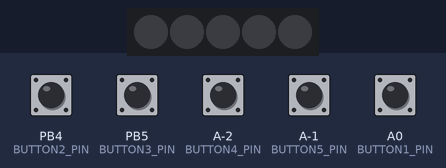
Bench run of a sketch on a simulated ATtiny85, built for the host (arithmetic inside an expression is 32-bit, double 64-bit). Shown: 5 RGB LEDs in strip order, left to right. The inputs (shaded band) are chosen by the test bench; at power-on: A0 (BUTTON1_PIN), A-1 (BUTTON5_PIN), A-2 (BUTTON4_PIN), PB4 (BUTTON2_PIN), PB5 (BUTTON3_PIN) HIGH. Dim RGB values are drawn brighter than linear.

Above: at 1.2 s.
1.3 s: PB4 (BUTTON2_PIN) pulled LOW for 0.15 s
At 1.38 s:
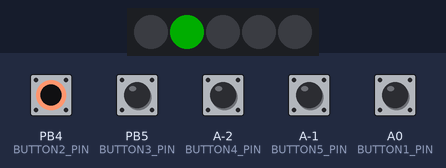
2.9 s: PB5 (BUTTON3_PIN) pulled LOW for 0.15 s
At 2.98 s:
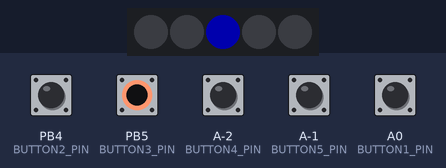
4.5 s: A-2 (BUTTON4_PIN) pulled LOW for 0.15 s
At 4.59 s:
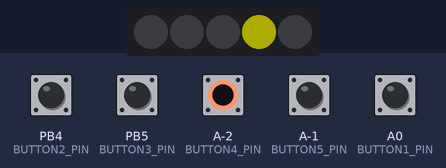
6.1 s: A-1 (BUTTON5_PIN) pulled LOW for 0.15 s
At 6.18 s:
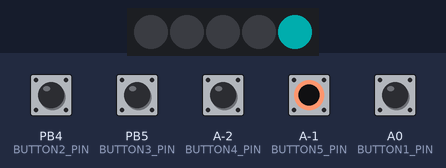
7.7 s: A0 (BUTTON1_PIN) pulled LOW for 0.15 s
At 7.77 s:
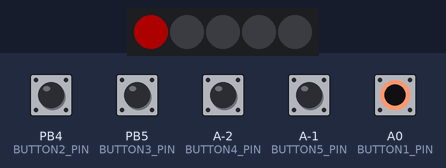
9.3 s: PB4 (BUTTON2_PIN) driven LOW and PB5 (BUTTON3_PIN) driven LOW
At 10.2 s:
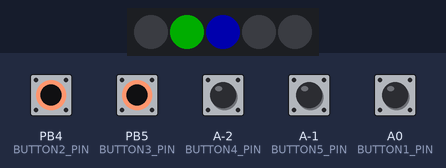
Timing chart, 0 to 11.8 s (numbered marks = the images above; inputs shaded):
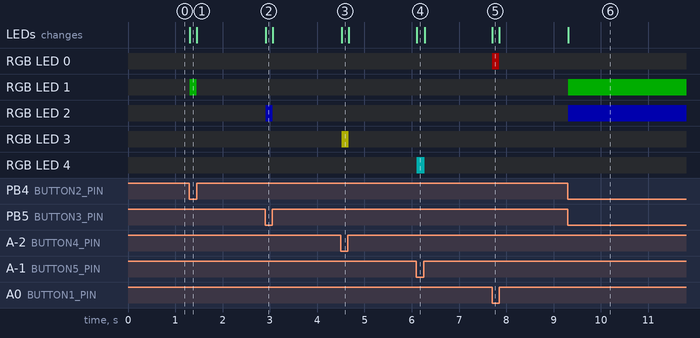

Measured:
- after the input at 1.3 s, RGB LED 1: off → RGB(0, 50, 0) at once, → off 0.15 s later; the LEDs: change at once (image 1)
- after the input at 2.9 s, RGB LED 2: off → RGB(0, 0, 50) at once, → off 0.15 s later; the LEDs: change at once (image 2)
- after the input at 4.5 s, RGB LED 3: off → RGB(50, 50, 0) at once, → off 0.15 s later; the LEDs: change at once (image 3)
- after the input at 6.1 s, RGB LED 4: off → RGB(0, 50, 50) at once, → off 0.17 s later; the LEDs: change at once (image 4)
- after the input at 7.7 s, RGB LED 0: off → RGB(50, 0, 0) at once, → off 0.15 s later; the LEDs: change at once (image 5)
- after the input at 9.3 s, RGB LED 1: off → RGB(0, 50, 0) at once; RGB LED 2: off → RGB(0, 0, 50) at once; the LEDs: change at once (image 6)

The sketch:

single_bulb_button_example.ino
```cpp
#include <Adafruit_NeoPixel.h>

#define PIN 15
#define BUTTON1_PIN 14
#define BUTTON2_PIN 4
#define BUTTON3_PIN 5
#define BUTTON4_PIN 12
#define BUTTON5_PIN 13

Adafruit_NeoPixel strip = Adafruit_NeoPixel(5, PIN, NEO_GRB + NEO_KHZ800);

void setup() {
  Serial.begin(9600);
  // This is for Trinket 5V 16MHz, you can remove these three lines if you are not using a Trinket
  #if defined (__AVR_ATtiny85__)
    if (F_CPU == 16000000) clock_prescale_set(clock_div_1);
  #endif

  strip.begin();

  // Clear out any state upon initialization
  for (int i = 0; i < strip.numPixels(); i++) {
      strip.setPixelColor(i, 0); // Set each pixel to 'off'
  }
  strip.show();

  strip.setBrightness(50);

  pinMode(BUTTON1_PIN, INPUT_PULLUP);
  pinMode(BUTTON2_PIN, INPUT_PULLUP);
  pinMode(BUTTON3_PIN, INPUT_PULLUP);
  pinMode(BUTTON4_PIN, INPUT_PULLUP);
  pinMode(BUTTON5_PIN, INPUT_PULLUP);
}

void loop() {
    if (!digitalRead(BUTTON1_PIN)) {
        strip.setPixelColor(0, strip.Color(255, 0, 0)); // Set first LED to red
        strip.show();
    } else {

        strip.setPixelColor(0, strip.Color(0, 0, 0)); // Turn off first LED
        strip.show();
    }

    if (!digitalRead(BUTTON2_PIN)) {
        strip.setPixelColor(1, strip.Color(0, 255, 0)); // Set second LED to green
        strip.show();
    } else {
        strip.setPixelColor(1, strip.Color(0, 0, 0)); // Turn off second LED
        strip.show();
    }

    if (!digitalRead(BUTTON3_PIN)) {
        strip.setPixelColor(2, strip.Color(0, 0, 255)); // Set third LED to blue
        strip.show();
    } else {
        strip.setPixelColor(2, strip.Color(0, 0, 0)); // Turn off third LED
        strip.show();
    }

    if (!digitalRead(BUTTON4_PIN)) {
        strip.setPixelColor(3, strip.Color(255, 255, 0)); // Set fourth LED to yellow
        strip.show();
    } else {
        strip.setPixelColor(3, strip.Color(0, 0, 0)); // Turn off fourth LED
        strip.show();
    }

    if (!digitalRead(BUTTON5_PIN)) {
        strip.setPixelColor(4, strip.Color(0, 255, 255)); // Set fifth LED to cyan
        strip.show();
    } else {
        strip.setPixelColor(4, strip.Color(0, 0, 0)); // Turn off fifth LED
        strip.show();
    }

    delay(20); // Debounce delay
}
```
